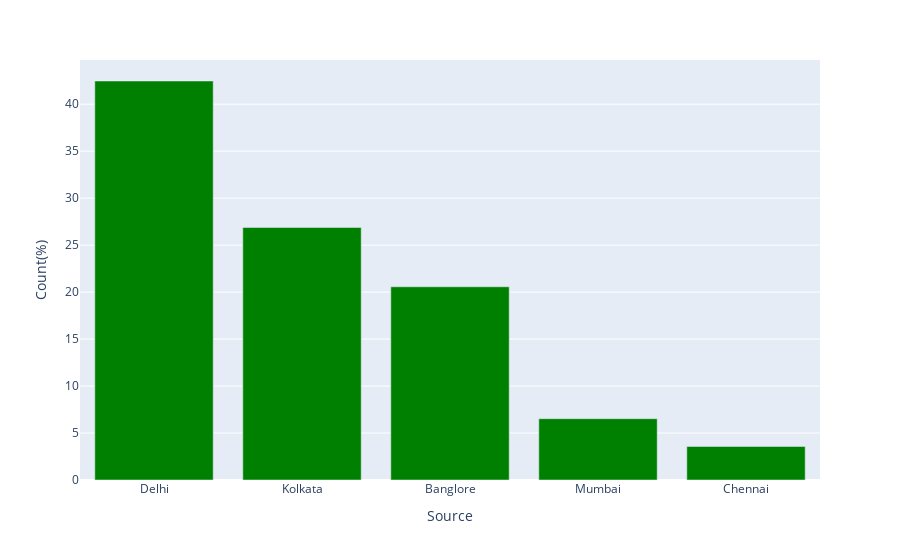

Here is the notebook cell this chart was saved with:
### Code cell
fig = px.bar(source_counts, y='Source_pct', labels={
                     "index": "Source",
                     "Source_pct": "Count(%)", 
                 }, )
fig.update_traces(marker_color='green')
fig.show()

### Figure 1 — Plotly figure (JSON) as saved in the notebook; plotly's stock layout.template omitted (floating-point values rounded to 4 significant figures)
{"data": [{"alignmentgroup": "True", "hovertemplate": "Source=%{x}<br>Count(%)=%{y}<extra></extra>", "legendgroup": "", "marker": {"color": "green", "pattern": {"shape": ""}}, "name": "", "offsetgroup": "", "orientation": "v", "showlegend": false, "textposition": "auto", "type": "bar", "x": ["Delhi", "Kolkata", "Banglore", "Mumbai", "Chennai"], "xaxis": "x", "y": [42.47, 26.87, 20.57, 6.524, 3.566], "yaxis": "y"}], "layout": {"barmode": "relative", "legend": {"tracegroupgap": 0}, "margin": {"t": 60}, "xaxis": {"anchor": "y", "domain": [0, 1], "title": {"text": "Source"}}, "yaxis": {"anchor": "x", "domain": [0, 1], "title": {"text": "Count(%)"}}}}
